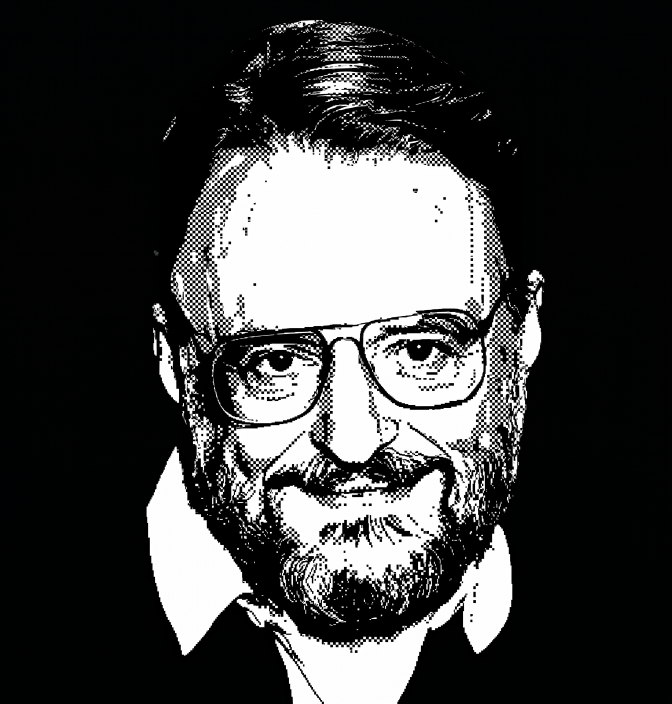
#> input picture src/02_conway/conway.png, 2016 x 2110 px (shown at 1/3 size)
$ python extract_coords.py
#> lines starting #> are read from the running program, lines starting #| are printed output that depends on the picture; after the words box and inside, x2 and y2 are one past the last pixel; in counts of white or black regions, pixels touching at a corner belong together
import os
import numpy as np
from PIL import Image

SCRIPT_DIR = os.path.dirname(os.path.abspath(__file__))
IMG_PATH = os.path.join(SCRIPT_DIR, "conway.png")
OUT_PATH = os.path.join(SCRIPT_DIR, "conway_matrix.npy")

# 1. Загружаем и переводим в ч/б
img = Image.open(IMG_PATH).convert("L")

# 2. Идеальный размер сетки для Manim (48x48)
GRID_SIZE = 48
img_resized = img.resize((GRID_SIZE, GRID_SIZE), Image.Resampling.LANCZOS)
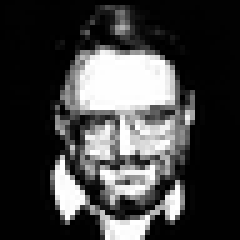
#> img_resized: PIL image 48x48 L (shown 5 times larger); min 0, max 255, mean 65.1
arr = np.array(img_resized)

# 3. Черные точки (лицо, борода, контуры) делаем живыми клетками (1)
# Белый фон делаем мертвыми клетками (0)
grid = (arr < 130).astype(int)
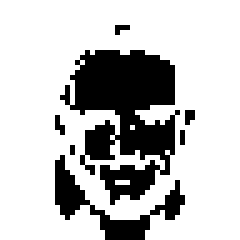
#> grid: shape (48, 48) int64 (shown 5 times larger); values 0 (black) and 1 (white), 76.1% white; 7 black regions (5 under 20 px), largest, box (x1, y1, x2, y2) and area: (12, 10, 36, 41) 415, (11, 31, 37, 48) 116

np.save(OUT_PATH, grid)
print(f"Успех! Файл сохранен: {OUT_PATH}")
print(f"Всего живых пикселей в лице Конвея: {np.sum(grid)}")
#| Всего живых пикселей в лице Конвея: 1754
